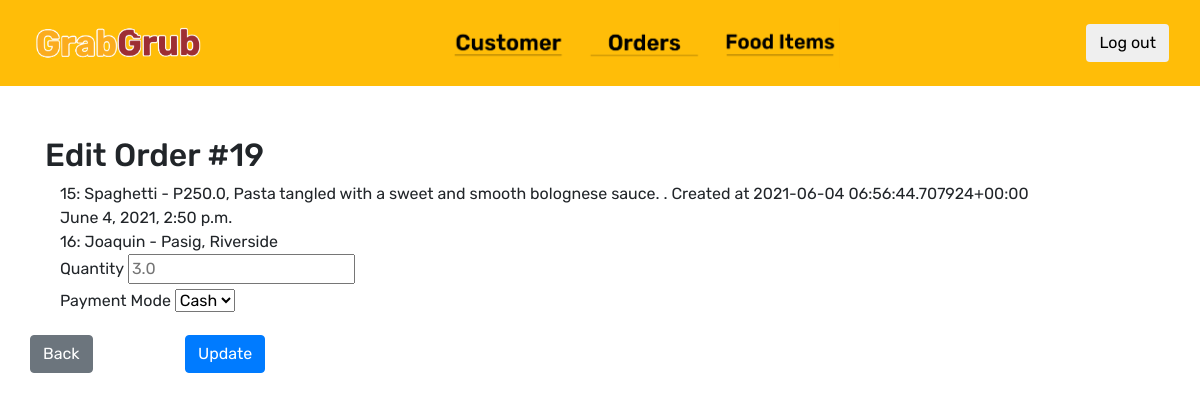
The app's page /update_details/19/ with its own data.
### Kiosk/models.py (models this page shows, shortened)
class Order(models.Model):
    PAYMENT_OPTIONS =(
        ('CASH','Cash'),
        ('CARD','Card')
    )
    food = models.ForeignKey(Food, on_delete=models.CASCADE)
    qty = models.FloatField()
    ordered_at = models.DateTimeField(auto_now=True,blank=True,null=True)
    cust_order = models.ForeignKey(Customer, on_delete=models.CASCADE)
    payment_mode = models.CharField(max_length=4,choices=PAYMENT_OPTIONS)

class Food(models.Model):
    name = models.CharField(max_length=300)
    description = models.CharField(max_length=300)
    price = models.FloatField()
    created_at = DateTimeField(auto_now=True,blank=True, null=True)
    def __str__(self):
        return str(self.pk) + ": " + self.name + " - P" + str(self.price) + ", " + self.description + ". Created at " + str(self.created_at)

class Customer(models.Model):
    name = models.CharField(max_length=100)
    address = models.CharField(max_length=300)
    city = models.CharField(max_length=300)
    def __str__(self):
        return str(self.pk) + ": " + self.name + " - " + self.city + ", " + self.address

### Kiosk/views.py (the view)
# urls.py: path('update_details/<int:pk>/', views.update_details, name='update_details'),
def update_details(request, pk):
    order = get_object_or_404(Order,pk=pk)
    if(request.method == "POST"):
        order.qty = request.POST.get('quantity')
        order.payment_mode = request.POST.get('payment')
        order.save()
        return redirect('view_orders')
    else:
        return render(request, 'update_details.html', {'o':order})

### templates/update_details.html (shortened to what this page needs)
{% extends 'base.html' %}
{% load static %}
{% block content %}
<div class="container">
    <div class="row">
        <div class="container-fluid" style="padding-top: 50px;">
        <h2> Edit Order #{{o.pk}} </h2>
            <form action="{% url 'update_details' pk=o.pk %}" method="POST">
                <span>
                    <div class="col-md-12">
                        <span class="posted_in">
                            {{o.food}}
                        </span>
                    </div>
                </span>
                <span>
                    <div class="col-md-6">
                        <span class="posted_in">
                            {{o.ordered_at}}
                        </span>
                    </div>
                </span>
                <span>
                    <div class="col-md-6">
                        <span class="posted_in">
                            {{o.cust_order}}
                        </span>
                    </div>
                </span>
                <span>
                    <div class="col-md-6">
                        <label>
                            Quantity
                        </label>
                        <input type="number" id="quantity" name="quantity" placeholder="{{o.qty}}" required></input>
                    </div>
                </span>
                    <div class="col-md-6">
                        <label> Payment Mode </label>
                        <select name="payment" id="payment" required>
                            <option value="CASH"> Cash </option>
                        </select>
                    </div>
                 </div>
                <div class="row">
                    <div class="col-md-3" style="background-color: white; padding-right:140px;" >
                        <a href="{% url 'view_orders' %}" class="btn btn-secondary"> Back </a>
                    </div>
                <div class="col-md-3" style="background-color: white;">
                    <button class="btn btn-primary" type="submit"> Update </button>
                </div>
        </div>
    </div>
    </div>
</div>
{% endblock content %}

### Kiosk/static/style.css (style rules this page uses)
* { font-family: 'Rubik', sans-serif; }
:root { --input-padding-x: 1.5rem; --input-padding-y: 0.75rem; }
body { background-color: #25274d; }
.col-md-3 { background: #FFBD08; padding: 4%; border-top-left-radius: 0.5rem; border-bottom-left-radius: 0.5rem; }

### records on screen
Order: pk "19", food "15: Spaghetti - P250.0, Pasta tangled with a sweet and smooth bolognese sauce. . Created at 2021-06-04 06:56:44.707924+00:00", ordered_at "June 4, 2021, 2:50 p.m.", cust_order "16: Joaquin - Pasig, Riverside", quantity "3.0"
